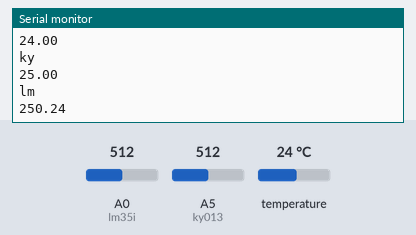
Recording of a sketch running on a simulated Arduino Uno, built with avr-gcc and run on an emulated ATmega328P. Parts: the last lines printed to the serial monitor. The test bench sets the inputs (shaded band); at power-on: temperature 24 °C, A0 (lm35i) = 512, A5 (ky013) = 512.

Above: at 3.5 s.
3.6 s: temperature set to 12 °C
At 4.8 s:
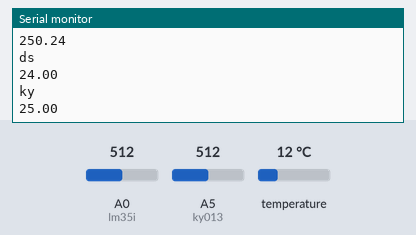
7.2 s: A0 (lm35i) set to 716
At 10.2 s:
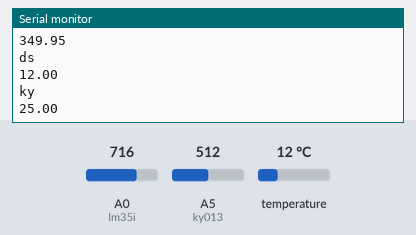
10.8 s: A5 (ky013) set to 716
At 12.3 s:
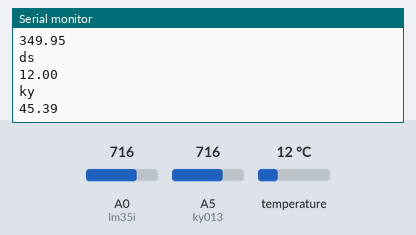
14.4 s: temperature set to 19 °C
At 15.5 s:
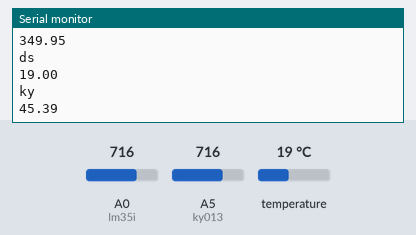
18.0 s: A0 (lm35i) set to 900
At 20.0 s:
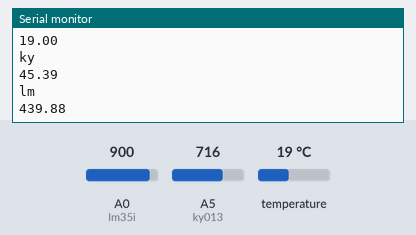
21.6 s: A5 (ky013) set to 900
At 24.2 s:
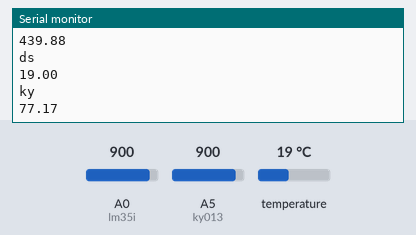
Timing chart, 0 to 25.7 s (numbered marks = the images above; inputs shaded):
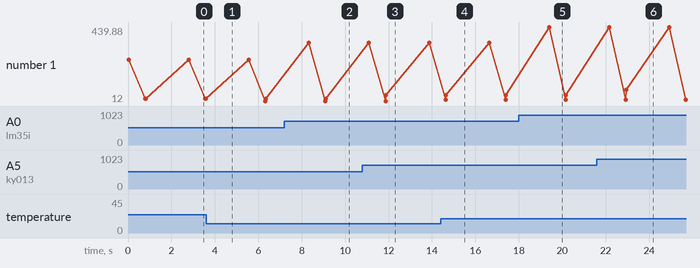

Measured:
- after the input at 7.2 s, the serial monitor: prints a new line after 1.1 s (image 2)
- after the input at 10.8 s, the serial monitor: prints a new line after 1.1 s (image 3)
- after the input at 14.4 s, the serial monitor: prints a new line after 0.23 s (image 4)
- after the input at 18.0 s, the serial monitor: prints a new line after 1.4 s (image 5)
- after the input at 21.6 s, the serial monitor: prints a new line after 1.3 s (image 6)
- plotted number 1: 45.39 → 77.17 after the input at 21.6 s

The sketch:

codigo-arduino-leitura-sensores.ino
```cpp
#include <OneWire.h>
#include <DallasTemperature.h>
#define ONE_WIRE_BUS 3
OneWire oneWire(ONE_WIRE_BUS);
DallasTemperature sensors(&oneWire);
DeviceAddress ds18b20;

#include <math.h>
#define ky013 A5


double funcKY013(int analogValor) {
  double Temp;
  Temp = log(10000.0 * ((1024.0 / analogValor - 1)));
  Temp = 1 / (0.001129148 + (0.000234125 + (0.0000000876741 * Temp * Temp )) * Temp );
  Temp = Temp - 273.15;
  return Temp;
}

#define lm35i A0
#define lm35ii A1
void setup() {
  Serial.begin(9600);
  sensors.begin();

  if (!sensors.getAddress(ds18b20, 0))
    Serial.println("Sensores DS18B20 nao encontrados !");
}

void loop() {
  double tempLM35i, tempLM35ii, tempDS18B20, tempKY013;

  tempLM35i = (float(analogRead(lm35i)) * 5 / (1023)) / 0.01;
  Serial.println("lm");
  Serial.println(tempLM35i);


  sensors.requestTemperatures();
  tempDS18B20 = sensors.getTempC(ds18b20);
  Serial.println("ds");
  Serial.println(tempDS18B20);

  tempKY013 =  funcKY013(analogRead(ky013));
  Serial.println("ky");
  Serial.println(tempKY013);

  delay (2000);
}
```
